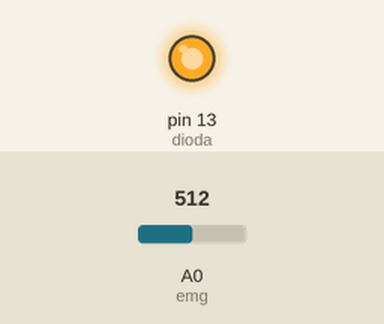
A sketch run on a simulated Arduino Uno, built with avr-gcc and run on an emulated ATmega328P. Shown: output pins drawn as LEDs (lit = HIGH). The inputs (shaded band) are chosen by the test bench; at power-on: A0 (emg) = 512. What the sketch prints to the serial monitor is not drawn.

Above: at 0.1 s.
At 5.1 s:
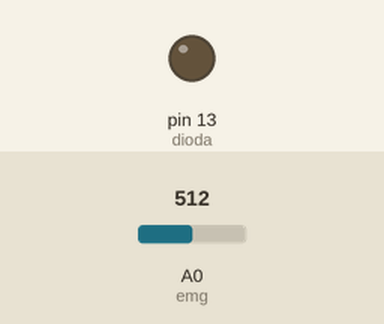
Timing chart, 0 to 6.6 s (numbered marks = the images above):
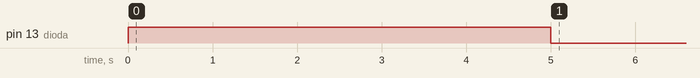

The sketch:

EMG_puls.ino
```cpp
int emg = A0;
int dioda = 13;
int odczyt;
int odczytMin = 1023;
int odczytMax = 0;
int polowaEKG = 0;
int stara_wartosc = 0;
int nowa_wartosc = 0;
int pik = 0;
int tetno = 0;
long startTime = 0;

void setup() {
  pinMode(dioda, OUTPUT);
  pinMode(emg, INPUT);
  Serial.begin(9600);

  /// PROCEDURA KALIBRACJI

  digitalWrite(dioda, HIGH);
  while (millis() < 5000) {
    odczyt = analogRead(emg);

    if (odczyt > odczytMax) {
      odczytMax = odczyt;
    }

    if (odczyt < odczytMin) {
      odczytMin = odczyt;
    }
  }

  digitalWrite(dioda, LOW);
  polowaEKG = odczytMin + ((odczytMax - odczytMin) / 2);
}

void loop() {

 startTime = millis();
 while (millis() < startTime + 10000){
  stara_wartosc = nowa_wartosc;
  nowa_wartosc = analogRead(emg);
  if(stara_wartosc<polowaEKG && nowa_wartosc>=polowaEKG){
    pik=pik+1;
    digitalWrite(dioda,HIGH);
    delay(2);
    digitalWrite(dioda,LOW);
    //Serial.println("PYK");
  }
 }
tetno = pik*6/2;
Serial.print("Twoje tętno wynosi: ");
Serial.print(tetno);
Serial.println(" uderzeń na minutę");
pik = 0;
startTime = 0;
delay(1000);
  }
```

Measured:
- by itself, pin 13 (dioda): HIGH → LOW at 5.0 s
